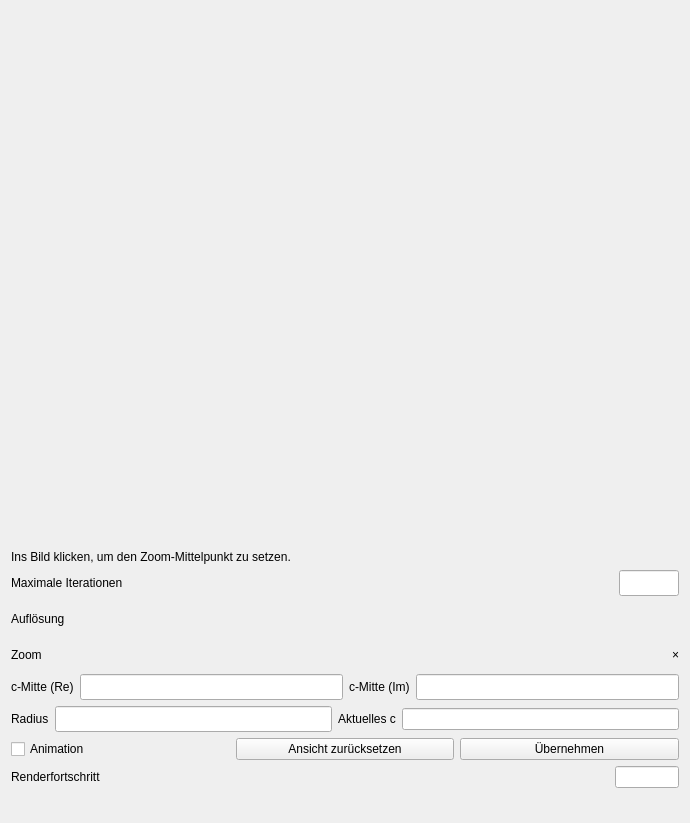
<?xml version="1.0" encoding="UTF-8"?>
<ui version="4.0">
 <class>JuliaPanel</class>
 <widget class="QWidget" name="JuliaPanel">
  <property name="geometry">
   <rect>
    <x>0</x>
    <y>0</y>
    <width>690</width>
    <height>823</height>
   </rect>
  </property>
  <property name="windowTitle">
   <string>Julia-Menge</string>
  </property>
  <layout class="QVBoxLayout" name="panelLayout" stretch="1,0,0,0">
   <item>
    <widget class="caCamera" name="juliaCamera">
     <property name="imageClickChannel">
      <string notr="true">internal://juliaImageClick</string>
     </property>
     <property name="channelData" stdset="0">
      <string notr="true">internal://juliaPixels.{"caqtdm_monitor":{"maxdisplayrate":50}}</string>
     </property>
     <property name="channelWidth" stdset="0">
      <string notr="true">internal://juliaWidth.{"caqtdm_monitor":{"maxdisplayrate":50}}</string>
     </property>
     <property name="channelHeight" stdset="0">
      <string notr="true">internal://juliaHeight.{"caqtdm_monitor":{"maxdisplayrate":50}}</string>
     </property>
     <property name="simpleZoomedView">
      <bool>true</bool>
     </property>
     <property name="colorMode">
      <enum>caCamera::RGB1_CA</enum>
     </property>
     <property name="ColorMap">
      <enum>caCamera::as_is</enum>
     </property>
     <property name="automaticLevels">
      <bool>false</bool>
     </property>
     <property name="minLevel">
      <string notr="true">0</string>
     </property>
     <property name="maxLevel">
      <string notr="true">255</string>
     </property>
    </widget>
   </item>
   <item>
    <widget class="QLabel" name="zoomHint">
     <property name="text">
      <string>Ins Bild klicken, um den Zoom-Mittelpunkt zu setzen.</string>
     </property>
    </widget>
   </item>
   <item>
    <layout class="QVBoxLayout" name="controls">
     <item>
      <layout class="QHBoxLayout" name="iterationsRow" stretch="0,1,0">
       <item>
        <widget class="QLabel" name="iterationsLabel">
         <property name="text">
          <string>Maximale Iterationen</string>
         </property>
        </widget>
       </item>
       <item>
        <widget class="caSlider" name="iterationsSlider">
         <property name="minimumSize">
          <size>
           <width>0</width>
           <height>26</height>
          </size>
         </property>
         <property name="channel">
          <string notr="true">internal://juliaIterations</string>
         </property>
         <property name="direction">
          <enum>caSlider::Right</enum>
         </property>
         <property name="scalePosition">
          <enum>QwtSlider::NoScale</enum>
         </property>
         <property name="incrementValue">
          <double>1</double>
         </property>
        </widget>
       </item>
       <item>
        <widget class="caLineEdit" name="iterationsReadout">
         <property name="minimumSize">
          <size>
           <width>0</width>
           <height>26</height>
          </size>
         </property>
         <property name="maximumSize">
          <size>
           <width>60</width>
           <height>16777215</height>
          </size>
         </property>
         <property name="channel">
          <string notr="true">internal://juliaIterations</string>
         </property>
         <property name="fontScaleMode">
          <enum>caLineEdit::None</enum>
         </property>
        </widget>
       </item>
      </layout>
     </item>
     <item>
      <layout class="QHBoxLayout" name="resolutionRow">
       <item>
        <widget class="QLabel" name="resolutionLabel">
         <property name="text">
          <string>Auflösung</string>
         </property>
        </widget>
       </item>
       <item>
        <widget class="caChoice" name="resolution">
         <property name="minimumSize">
          <size>
           <width>0</width>
           <height>34</height>
          </size>
         </property>
         <property name="channel">
          <string notr="true">internal://juliaResolution</string>
         </property>
         <property name="stackingMode">
          <enum>caChoice::Column</enum>
         </property>
        </widget>
       </item>
      </layout>
     </item>
     <item>
      <layout class="QHBoxLayout" name="zoomRow" stretch="0,1,0,0">
       <item>
        <widget class="QLabel" name="zoomLabel">
         <property name="text">
          <string>Zoom</string>
         </property>
        </widget>
       </item>
       <item>
        <widget class="caSlider" name="zoomSlider">
         <property name="minimumSize">
          <size>
           <width>0</width>
           <height>26</height>
          </size>
         </property>
         <property name="channel">
          <string notr="true">internal://juliaZoomStep</string>
         </property>
         <property name="direction">
          <enum>caSlider::Right</enum>
         </property>
         <property name="scalePosition">
          <enum>QwtSlider::NoScale</enum>
         </property>
         <property name="incrementValue">
          <double>1</double>
         </property>
        </widget>
       </item>
       <item>
        <widget class="caCalc" name="zoomReadout">
         <property name="minimumSize">
          <size>
           <width>80</width>
           <height>26</height>
          </size>
         </property>
         <property name="channel">
          <string notr="true">internal://juliaZoomStep</string>
         </property>
         <property name="calc">
          <string notr="true">NINT(2^(A/8))</string>
         </property>
         <property name="precision">
          <number>0</number>
         </property>
         <property name="fontScaleMode">
          <enum>caCalc::None</enum>
         </property>
        </widget>
       </item>
       <item>
        <widget class="QLabel" name="zoomUnits">
         <property name="text">
          <string>×</string>
         </property>
        </widget>
       </item>
      </layout>
     </item>
     <item>
      <layout class="QHBoxLayout" name="centerRow" stretch="0,1,0,1">
       <item>
        <widget class="QLabel" name="realLabel">
         <property name="text">
          <string>c-Mitte (Re)</string>
         </property>
        </widget>
       </item>
       <item>
        <widget class="caTextEntry" name="realCenter">
         <property name="minimumSize">
          <size>
           <width>0</width>
           <height>26</height>
          </size>
         </property>
         <property name="channel">
          <string notr="true">internal://juliaReal</string>
         </property>
        </widget>
       </item>
       <item>
        <widget class="QLabel" name="imaginaryLabel">
         <property name="text">
          <string>c-Mitte (Im)</string>
         </property>
        </widget>
       </item>
       <item>
        <widget class="caTextEntry" name="imaginaryCenter">
         <property name="minimumSize">
          <size>
           <width>0</width>
           <height>26</height>
          </size>
         </property>
         <property name="channel">
          <string notr="true">internal://juliaImaginary</string>
         </property>
        </widget>
       </item>
      </layout>
     </item>
     <item>
      <layout class="QHBoxLayout" name="parameterRow">
       <item>
        <widget class="QLabel" name="radiusLabel">
         <property name="text">
          <string>Radius</string>
         </property>
        </widget>
       </item>
       <item>
        <widget class="caTextEntry" name="radius">
         <property name="channel">
          <string notr="true">internal://juliaRadius</string>
         </property>
         <property name="minimumSize">
          <size>
           <width>0</width>
           <height>26</height>
          </size>
         </property>
        </widget>
       </item>
       <item>
        <widget class="QLabel" name="parameterLabel">
         <property name="text">
          <string>Aktuelles c</string>
         </property>
        </widget>
       </item>
       <item>
        <widget class="caLineEdit" name="parameterReadout">
         <property name="channel">
          <string notr="true">internal://juliaParameter</string>
         </property>
         <property name="fontScaleMode">
          <enum>caLineEdit::None</enum>
         </property>
        </widget>
       </item>
      </layout>
     </item>
     <item>
      <layout class="QHBoxLayout" name="viewActions">
       <item>
        <widget class="caToggleButton" name="animationToggle">
         <property name="text">
          <string>Animation</string>
         </property>
         <property name="fontScaleMode">
          <enum>caToggleButton::None</enum>
         </property>
         <property name="channel">
          <string notr="true">internal://juliaAnimation</string>
         </property>
         <property name="trueValue">
          <string>1</string>
         </property>
         <property name="falseValue">
          <string>0</string>
         </property>
        </widget>
       </item>
       <item>
        <widget class="QPushButton" name="resetView">
         <property name="text">
          <string>Ansicht zurücksetzen</string>
         </property>
        </widget>
       </item>
       <item>
        <widget class="QPushButton" name="renderView">
         <property name="text">
          <string>Übernehmen</string>
         </property>
        </widget>
       </item>
      </layout>
     </item>
     <item>
      <layout class="QHBoxLayout" name="progressRow" stretch="0,1,0">
       <item>
        <widget class="QLabel" name="progressLabel">
         <property name="text">
          <string>Renderfortschritt</string>
         </property>
        </widget>
       </item>
       <item>
        <widget class="caThermo" name="renderProgress">
         <property name="sizePolicy">
          <sizepolicy hsizetype="Expanding" vsizetype="Fixed">
           <horstretch>0</horstretch>
           <verstretch>0</verstretch>
          </sizepolicy>
         </property>
         <property name="minimumSize">
          <size>
           <width>0</width>
           <height>16</height>
          </size>
         </property>
         <property name="maximumSize">
          <size>
           <width>16777215</width>
           <height>16</height>
          </size>
         </property>
         <property name="foreground">
          <color>
           <red>57</red>
           <green>125</green>
           <blue>194</blue>
          </color>
         </property>
         <property name="channel">
          <string notr="true">internal://juliaRenderProgress</string>
         </property>
         <property name="direction">
          <enum>caThermo::Right</enum>
         </property>
         <property name="look">
          <enum>caThermo::noLabel</enum>
         </property>
        </widget>
       </item>
       <item>
        <widget class="caLineEdit" name="progressReadout">
         <property name="maximumSize">
          <size>
           <width>64</width>
           <height>16777215</height>
          </size>
         </property>
         <property name="channel">
          <string notr="true">internal://juliaRenderProgress</string>
         </property>
         <property name="unitsEnabled">
          <bool>true</bool>
         </property>
         <property name="fontScaleMode">
          <enum>caLineEdit::None</enum>
         </property>
        </widget>
       </item>
      </layout>
     </item>
    </layout>
   </item>
   <item>
    <widget class="QWidget" name="internalChannels">
     <property name="visible">
      <bool>false</bool>
     </property>
     <layout class="QHBoxLayout" name="channelDefinitions">
      <item>
       <widget class="genSoftPV" name="widthDefinition">
        <property name="variable">
         <string notr="true">juliaWidth</string>
        </property>
        <property name="dataType">
         <enum>genSoftPV::Long</enum>
        </property>
        <property name="value">
         <string notr="true">256</string>
        </property>
       </widget>
      </item>
      <item>
       <widget class="genSoftPV" name="heightDefinition">
        <property name="variable">
         <string notr="true">juliaHeight</string>
        </property>
        <property name="dataType">
         <enum>genSoftPV::Long</enum>
        </property>
        <property name="value">
         <string notr="true">192</string>
        </property>
       </widget>
      </item>
      <item>
       <widget class="genSoftPV" name="imageDefinition">
        <property name="variable">
         <string notr="true">juliaPixels</string>
        </property>
        <property name="dataType">
         <enum>genSoftPV::Char</enum>
        </property>
        <property name="value">
         <string notr="true">0</string>
        </property>
        <property name="step">
         <double>0.0</double>
        </property>
        <property name="nelm">
         <number>921603</number>
        </property>
        <property name="nord">
         <number>147459</number>
        </property>
       </widget>
      </item>
      <item>
       <widget class="genSoftPV" name="iterationsDefinition">
        <property name="variable">
         <string notr="true">juliaIterations</string>
        </property>
        <property name="dataType">
         <enum>genSoftPV::Long</enum>
        </property>
        <property name="value">
         <string notr="true">128</string>
        </property>
        <property name="drvl">
         <string notr="true">32</string>
        </property>
        <property name="drvh">
         <string notr="true">1024</string>
        </property>
        <property name="precision">
         <number>0</number>
        </property>
       </widget>
      </item>
      <item>
       <widget class="genSoftPV" name="zoomStepDefinition">
        <property name="variable">
         <string notr="true">juliaZoomStep</string>
        </property>
        <property name="dataType">
         <enum>genSoftPV::Long</enum>
        </property>
        <property name="value">
         <string notr="true">0</string>
        </property>
        <property name="drvl">
         <string notr="true">0</string>
        </property>
        <property name="drvh">
         <string notr="true">160</string>
        </property>
        <property name="precision">
         <number>0</number>
        </property>
       </widget>
      </item>
      <item>
       <widget class="genSoftPV" name="realDefinition">
        <property name="variable">
         <string notr="true">juliaReal</string>
        </property>
        <property name="dataType">
         <enum>genSoftPV::Double</enum>
        </property>
        <property name="value">
         <string notr="true">-0.5251993</string>
        </property>
        <property name="drvl">
         <string notr="true">-2</string>
        </property>
        <property name="drvh">
         <string notr="true">2</string>
        </property>
        <property name="precision">
         <number>7</number>
        </property>
       </widget>
      </item>
      <item>
       <widget class="genSoftPV" name="imaginaryDefinition">
        <property name="variable">
         <string notr="true">juliaImaginary</string>
        </property>
        <property name="dataType">
         <enum>genSoftPV::Double</enum>
        </property>
        <property name="value">
         <string notr="true">-0.5251993</string>
        </property>
        <property name="drvl">
         <string notr="true">-2</string>
        </property>
        <property name="drvh">
         <string notr="true">2</string>
        </property>
        <property name="precision">
         <number>7</number>
        </property>
       </widget>
      </item>
      <item>
       <widget class="genSoftPV" name="resolutionDefinition">
        <property name="variable">
         <string notr="true">juliaResolution</string>
        </property>
        <property name="dataType">
         <enum>genSoftPV::Enum</enum>
        </property>
        <property name="value">
         <string notr="true">0</string>
        </property>
        <property name="enumStrings">
         <stringlist>
          <string>256 x 192</string>
          <string>640 x 480</string>
         </stringlist>
        </property>
       </widget>
      </item>
      <item>
       <widget class="genSoftPV" name="imageClickDefinition">
        <property name="variable">
         <string notr="true">juliaImageClick</string>
        </property>
        <property name="dataType">
         <enum>genSoftPV::String</enum>
        </property>
        <property name="value">
         <string notr="true">none</string>
        </property>
       </widget>
      </item>
      <item>
       <widget class="genSoftPV" name="renderProgressDefinition">
        <property name="variable">
         <string notr="true">juliaRenderProgress</string>
        </property>
        <property name="dataType">
         <enum>genSoftPV::Long</enum>
        </property>
        <property name="value">
         <string notr="true">0</string>
        </property>
        <property name="lopr">
         <string notr="true">0</string>
        </property>
        <property name="hopr">
         <string notr="true">100</string>
        </property>
        <property name="units">
         <string notr="true">%</string>
        </property>
       </widget>
      </item>
      <item>
       <widget class="genSoftPV" name="renderRequestDefinition">
        <property name="variable">
         <string notr="true">juliaRenderRequest</string>
        </property>
        <property name="dataType">
         <enum>genSoftPV::String</enum>
        </property>
        <property name="value">
         <string notr="true">[0,128,0,-0.5251993,-0.5251993,0.04]</string>
        </property>
       </widget>
      </item>
      <item>
       <widget class="caScript" name="requestRender">
        <property name="executionMode">
         <enum>caScript::DataDriven</enum>
        </property>
        <property name="channels">
         <string notr="true">[{"channel":"internal://juliaResolution.{\"caqtdm_monitor\":{\"maxdisplayrate\":50}}","alias":"resolution"},{"channel":"internal://juliaIterations.{\"caqtdm_monitor\":{\"maxdisplayrate\":50}}","alias":"iterations"},{"channel":"internal://juliaZoomStep.{\"caqtdm_monitor\":{\"maxdisplayrate\":50}}","alias":"zoomStep"},{"channel":"internal://juliaReal.{\"caqtdm_monitor\":{\"maxdisplayrate\":50}}","alias":"real"},{"channel":"internal://juliaImaginary.{\"caqtdm_monitor\":{\"maxdisplayrate\":50}}","alias":"imaginary"},{"channel":"internal://juliaRadius.{\"caqtdm_monitor\":{\"maxdisplayrate\":50}}","alias":"radius"}]</string>
        </property>
        <property name="outputChannels">
         <string notr="true">[{"channel":"internal://juliaRenderRequest","alias":"request"}]</string>
        </property>
        <property name="script">
         <string notr="true">this.request = (this.request || 0) + 1;
const clamp = (value, low, high) =&gt; Math.max(low, Math.min(high, value));
outputs.request.value = JSON.stringify([
    inputs.resolution.value, clamp(Math.round(inputs.iterations.value), 32, 1024),
    clamp(Math.round(inputs.zoomStep.value), 0, 160),
    clamp(inputs.real.value, -2, 2), clamp(inputs.imaginary.value, -2, 2),
    clamp(inputs.radius.value, 0, 0.25), this.request
]);</string>
        </property>
       </widget>
      </item>
      <item>
       <widget class="caScript" name="juliaScript">
        <property name="executionMode">
         <enum>caScript::DataDriven</enum>
        </property>
        <property name="triggerMode">
         <enum>caScript::Periodic</enum>
        </property>
        <property name="triggerInterval">
         <number>50</number>
        </property>
        <property name="channels">
         <string notr="true">[{"channel":"internal://juliaWidth.{\"caqtdm_monitor\":{\"maxdisplayrate\":50}}","alias":"cameraWidth"},{"channel":"internal://juliaHeight.{\"caqtdm_monitor\":{\"maxdisplayrate\":50}}","alias":"cameraHeight"},{"channel":"internal://juliaImageClick.{\"caqtdm_monitor\":{\"maxdisplayrate\":50}}","alias":"click"},{"channel":"internal://juliaRenderRequest.{\"caqtdm_monitor\":{\"maxdisplayrate\":50}}","alias":"request"},{"channel":"internal://juliaAnimation.{\"caqtdm_monitor\":{\"maxdisplayrate\":50}}","alias":"animation"},{"channel":"internal://juliaReset.{\"caqtdm_monitor\":{\"maxdisplayrate\":50}}","alias":"reset"}]</string>
        </property>
        <property name="outputChannels">
         <string notr="true">[{"channel":"internal://juliaWidth","alias":"cameraWidth"},{"channel":"internal://juliaHeight","alias":"cameraHeight"},{"channel":"internal://juliaPixels","alias":"image"},{"channel":"internal://juliaRenderProgress","alias":"progress"},{"channel":"internal://juliaParameter","alias":"parameter"}]</string>
        </property>
        <property name="script">
         <string notr="true">const request = inputs.request.value;
if (request !== this.lastRequest) {
    const [resolution, iterations, zoomStep, real, imaginary, radius] = JSON.parse(request);
    this.settings = {resolution, iterations, zoom: Math.round(Math.pow(2, zoomStep / 8)),
                     real, imaginary, radius};
    this.lastRequest = request;
}

const settings = this.settings;
const published = this.published;
const reset = inputs.reset.value;
const click = inputs.click.value;
if (this.lastReset === undefined || reset !== this.lastReset) {
    this.centerReal = 0;
    this.centerImaginary = 0;
    if (this.lastReset !== undefined) settings.zoom = 1;
} else if (click !== this.lastClick &amp;&amp; published) {
    const point = click.split(",");
    const x = Number(point[1]), y = Number(point[2]);
    if (point.length === 3 &amp;&amp; x &gt;= 0 &amp;&amp; x &lt;= 1 &amp;&amp; y &gt;= 0 &amp;&amp; y &lt;= 1) {
        this.centerReal = published.real + (x - 0.5) * 3.2 / published.zoom;
        this.centerImaginary = published.imaginary + (0.5 - y) * 2.4 / published.zoom;
    }
}
this.lastReset = reset;
this.lastClick = click;

const reportProgress = (percent) =&gt; {
    if (percent === this.lastProgress) return;
    outputs.progress.value = percent;
    this.lastProgress = percent;
};
const width = settings.resolution === 1 ? 640 : 256;
const height = width * 3 / 4;
const zoom = settings.zoom;
const real = this.centerReal, imaginary = this.centerImaginary;
const iterations = settings.iterations;
const key = [width, iterations, zoom, real, imaginary,
             settings.real, settings.imaginary, settings.radius].join(",");
const animate = inputs.animation.value !== 0 &amp;&amp; settings.radius &gt; 0;
const now = Date.now();
const deadline = now + 25;
const phaseCount = 120;
const phase = published ? published.phase : 0;
let frame = this.frame;
if (frame &amp;&amp; (frame.key !== key || (!animate &amp;&amp; frame.phase !== phase))) {
    this.frame = frame = null;
}
if (!frame) {
    if (published &amp;&amp; published.key === key &amp;&amp; this.camera.width === width &amp;&amp;
        (!animate || now - published.time &lt; 100)) {
        reportProgress(100);
        return;
    }

    // Changes to the view or parameter settings keep the displayed phase.
    const nextPhase = animate &amp;&amp; published &amp;&amp; published.key === key ? (phase + 1) % phaseCount : phase;
    const angle = 2 * Math.PI * nextPhase / phaseCount;
    const cr = settings.real + settings.radius * Math.cos(angle);
    const ci = settings.imaginary + settings.radius * Math.sin(angle);
    const escapeRadius = Math.max(2, Math.hypot(cr, ci));
    const step = 3.2 / (width * zoom);
    const realCoordinates = new Float64Array(width);
    for (let x = 0; x &lt; width; ++x)
        realCoordinates[x] = real + (x + 0.5 - width / 2) * step;
    frame = this.frame = {key, phase: nextPhase, cr, ci, limit: escapeRadius * escapeRadius,
                          step, realCoordinates, row: 0, column: 0,
                          // RGB1_CA expects space for an extra RGB triplet.
                          pixels: new Uint8Array(width * height * 3 + 3)};
    reportProgress(0);
}

if (this.paletteLimit !== iterations) {
    const colors = new Uint8Array((iterations + 1) * 3);
    for (let i = 0; i &lt; iterations; ++i) {
        const t = Math.log(i + 1) / Math.log(iterations);
        colors[i * 3] = Math.round(14 + 241 * t * t);
        colors[i * 3 + 1] = Math.round(24 + 216 * t);
        colors[i * 3 + 2] = Math.round(52 + 176 * Math.sin(t * Math.PI / 2));
    }
    this.colors = colors;
    this.paletteLimit = iterations;
}

if (!this.escapeCount) {
    this.escapeCount = function(zr, zi, cr, ci, limit, iterations) {
        let zrSquared = zr * zr, ziSquared = zi * zi;
        let count = 0;
        let checkpointReal = zr, checkpointImaginary = zi, nextCheckpoint = 32;
        while (count &lt; iterations &amp;&amp; zrSquared + ziSquared &lt;= limit) {
            const blockEnd = Math.min(iterations, count + 32);
            do {
                zi = 2 * zr * zi + ci;
                zr = zrSquared - ziSquared + cr;
                zrSquared = zr * zr;
                ziSquared = zi * zi;
                ++count;
            } while (count &lt; blockEnd &amp;&amp; zrSquared + ziSquared &lt;= limit);
            if (zr === checkpointReal &amp;&amp; zi === checkpointImaginary) return iterations;
            if (count === nextCheckpoint) {
                checkpointReal = zr;
                checkpointImaginary = zi;
                nextCheckpoint *= 2;
            }
        }
        return zrSquared + ziSquared &gt; limit ? count : iterations;
    };
}
const colors = this.colors;
while (frame.row &lt; height &amp;&amp; Date.now() &lt; deadline) {
    const zi = imaginary + (height / 2 - frame.row - 0.5) * frame.step;
    const end = Math.min(frame.column + 64, width);
    let index = (frame.row * width + frame.column) * 3;
    for (let x = frame.column; x &lt; end; ++x) {
        const color = 3 * this.escapeCount(frame.realCoordinates[x], zi, frame.cr, frame.ci,
                                          frame.limit, iterations);
        frame.pixels[index++] = colors[color];
        frame.pixels[index++] = colors[color + 1];
        frame.pixels[index++] = colors[color + 2];
    }
    frame.column = end;
    if (end === width) {
        ++frame.row;
        frame.column = 0;
    }
}
if (frame.row &lt; height || Date.now() &gt;= deadline) {
    reportProgress(Math.floor(99 * (frame.row + frame.column / width) / height));
    return;
}

// Width, height and image are delivered to caCamera on separate monitors.
if (!this.camera) {
    this.camera = {width: inputs.cameraWidth.value, height: inputs.cameraHeight.value, readyAfter: 0};
}
const camera = this.camera;
const finished = Date.now();
if (camera.width !== width || camera.height !== height) {
    reportProgress(99);
    if (published &amp;&amp; finished - published.time &lt; 200) return;
    outputs.cameraWidth.value = camera.width = width;
    outputs.cameraHeight.value = camera.height = height;
    camera.readyAfter = finished + 100;
    return;
}
if (finished &lt; camera.readyAfter || inputs.cameraWidth.value !== width ||
    inputs.cameraHeight.value !== height || (published &amp;&amp; finished - published.time &lt; 100)) {
    reportProgress(99);
    return;
}

outputs.image.value = frame.pixels.buffer;
outputs.parameter.value = frame.cr.toFixed(7) + (frame.ci &lt; 0 ? " - " : " + ") +
                          Math.abs(frame.ci).toFixed(7) + "i";
reportProgress(100);
this.published = {key, phase: frame.phase, zoom, real, imaginary, time: finished};
this.frame = null;</string>
        </property>
       </widget>
      </item>
      <item>
       <widget class="caScript" name="resetScript">
        <property name="outputChannels">
         <string notr="true">[{"channel":"internal://juliaZoomStep","alias":"zoomStep"},{"channel":"internal://juliaReset","alias":"reset"}]</string>
        </property>
        <property name="script">
         <string notr="true">this.reset = (this.reset || 0) + 1;
outputs.zoomStep.value = 0;
outputs.reset.value = this.reset;</string>
        </property>
       </widget>
      </item>
      <item>
       <widget class="genSoftPV" name="radiusDefinition">
        <property name="variable">
         <string notr="true">juliaRadius</string>
        </property>
        <property name="dataType">
         <enum>genSoftPV::Double</enum>
        </property>
        <property name="value">
         <string notr="true">0.04</string>
        </property>
        <property name="drvl">
         <string notr="true">0</string>
        </property>
        <property name="drvh">
         <string notr="true">0.25</string>
        </property>
        <property name="precision">
         <number>4</number>
        </property>
       </widget>
      </item>
      <item>
       <widget class="genSoftPV" name="animationDefinition">
        <property name="variable">
         <string notr="true">juliaAnimation</string>
        </property>
        <property name="dataType">
         <enum>genSoftPV::Long</enum>
        </property>
        <property name="value">
         <string notr="true">1</string>
        </property>
       </widget>
      </item>
      <item>
       <widget class="genSoftPV" name="resetDefinition">
        <property name="variable">
         <string notr="true">juliaReset</string>
        </property>
        <property name="dataType">
         <enum>genSoftPV::Long</enum>
        </property>
        <property name="value">
         <string notr="true">0</string>
        </property>
       </widget>
      </item>
      <item>
       <widget class="genSoftPV" name="parameterDefinition">
        <property name="variable">
         <string notr="true">juliaParameter</string>
        </property>
        <property name="dataType">
         <enum>genSoftPV::String</enum>
        </property>
        <property name="value">
         <string notr="true">-</string>
        </property>
       </widget>
      </item>
     </layout>
    </widget>
   </item>
  </layout>
 </widget>
 <customwidgets>
  <customwidget>
   <class>caCamera</class>
   <extends>QWidget</extends>
   <header>cacamera.h</header>
  </customwidget>
  <customwidget>
   <class>caScript</class>
   <extends>QWidget</extends>
   <header>cascript.h</header>
   <slots>
    <slot>executeScript()</slot>
   </slots>
  </customwidget>
  <customwidget>
   <class>genSoftPV</class>
   <extends>QWidget</extends>
   <header>gensoftpv.h</header>
  </customwidget>
  <customwidget>
   <class>caSlider</class>
   <extends>QWidget</extends>
   <header>caslider.h</header>
  </customwidget>
  <customwidget>
   <class>caThermo</class>
   <extends>QWidget</extends>
   <header>cathermo.h</header>
  </customwidget>
  <customwidget>
   <class>caCalc</class>
   <extends>QLabel</extends>
   <header>cacalc.h</header>
  </customwidget>
  <customwidget>
   <class>caChoice</class>
   <extends>QWidget</extends>
   <header>cachoice.h</header>
  </customwidget>
  <customwidget>
   <class>caLineEdit</class>
   <extends>QLineEdit</extends>
   <header>calineedit.h</header>
  </customwidget>
  <customwidget>
   <class>caTextEntry</class>
   <extends>caLineEdit</extends>
   <header>catextentry.h</header>
  </customwidget>
  <customwidget>
   <class>caToggleButton</class>
   <extends>QCheckBox</extends>
   <header>caToggleButton</header>
  </customwidget>
 </customwidgets>
 <resources/>
 <connections>
  <connection>
   <sender>renderView</sender>
   <signal>clicked()</signal>
   <receiver>requestRender</receiver>
   <slot>executeScript()</slot>
  </connection>
  <connection>
   <sender>resetView</sender>
   <signal>clicked()</signal>
   <receiver>resetScript</receiver>
   <slot>executeScript()</slot>
  </connection>
 </connections>
</ui>
